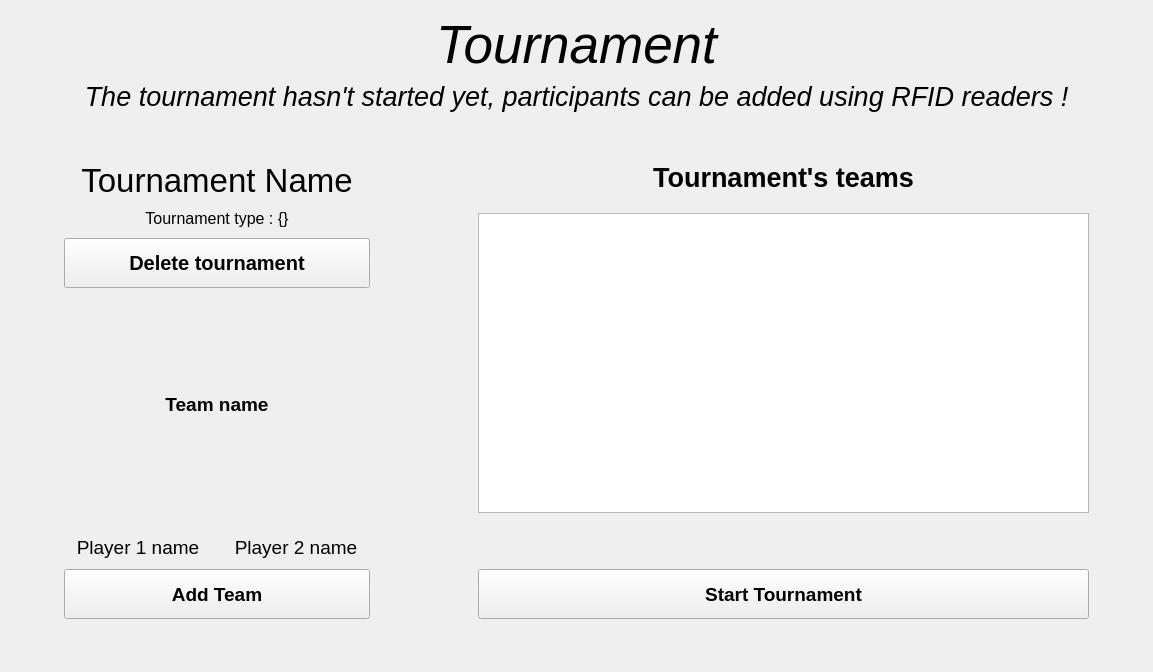
<?xml version="1.0" encoding="UTF-8"?>
<ui version="4.0">
 <class>Form</class>
 <widget class="QWidget" name="Form">
  <property name="geometry">
   <rect>
    <x>0</x>
    <y>0</y>
    <width>1153</width>
    <height>672</height>
   </rect>
  </property>
  <property name="windowTitle">
   <string>Form</string>
  </property>
  <property name="styleSheet">
   <string notr="true">QRadioButton {
	border: 2px solid rgb(74, 74, 107);
	border-radius: 10px;
	border-color: rgb(74, 74, 107);
}

QRadioButton::checked {
    background-color: rgba(44, 44, 63, 240);
}

QRadioButton::indicator {
    background-color: transparent;
    border: 0px solid transparent;
}</string>
  </property>
  <layout class="QVBoxLayout" name="verticalLayout">
   <property name="leftMargin">
    <number>15</number>
   </property>
   <property name="topMargin">
    <number>15</number>
   </property>
   <property name="rightMargin">
    <number>15</number>
   </property>
   <property name="bottomMargin">
    <number>9</number>
   </property>
   <item>
    <widget class="QLabel" name="label">
     <property name="sizePolicy">
      <sizepolicy hsizetype="Preferred" vsizetype="Fixed">
       <horstretch>0</horstretch>
       <verstretch>0</verstretch>
      </sizepolicy>
     </property>
     <property name="font">
      <font>
       <pointsize>40</pointsize>
       <weight>50</weight>
       <italic>true</italic>
       <bold>false</bold>
      </font>
     </property>
     <property name="text">
      <string>Tournament</string>
     </property>
     <property name="alignment">
      <set>Qt::AlignCenter</set>
     </property>
    </widget>
   </item>
   <item>
    <widget class="QLabel" name="subtitle">
     <property name="font">
      <font>
       <pointsize>20</pointsize>
       <italic>true</italic>
      </font>
     </property>
     <property name="text">
      <string>The tournament hasn't started yet, participants can be added using RFID readers !</string>
     </property>
     <property name="alignment">
      <set>Qt::AlignCenter</set>
     </property>
    </widget>
   </item>
   <item>
    <spacer name="verticalSpacer_2">
     <property name="orientation">
      <enum>Qt::Vertical</enum>
     </property>
     <property name="sizeHint" stdset="0">
      <size>
       <width>20</width>
       <height>40</height>
      </size>
     </property>
    </spacer>
   </item>
   <item>
    <widget class="QWidget" name="mainLayout" native="true">
     <property name="enabled">
      <bool>true</bool>
     </property>
     <property name="sizePolicy">
      <sizepolicy hsizetype="Expanding" vsizetype="Expanding">
       <horstretch>0</horstretch>
       <verstretch>0</verstretch>
      </sizepolicy>
     </property>
     <layout class="QHBoxLayout" name="horizontalLayout" stretch="0,3,1,6,0">
      <item>
       <spacer name="horizontalSpacer_2">
        <property name="orientation">
         <enum>Qt::Horizontal</enum>
        </property>
        <property name="sizeHint" stdset="0">
         <size>
          <width>40</width>
          <height>20</height>
         </size>
        </property>
       </spacer>
      </item>
      <item>
       <layout class="QVBoxLayout" name="verticalLayout_3">
        <property name="spacing">
         <number>10</number>
        </property>
        <property name="sizeConstraint">
         <enum>QLayout::SetDefaultConstraint</enum>
        </property>
        <item>
         <widget class="QLabel" name="tnName">
          <property name="maximumSize">
           <size>
            <width>500</width>
            <height>16777215</height>
           </size>
          </property>
          <property name="font">
           <font>
            <pointsize>25</pointsize>
            <italic>false</italic>
           </font>
          </property>
          <property name="text">
           <string>Tournament Name</string>
          </property>
          <property name="alignment">
           <set>Qt::AlignCenter</set>
          </property>
          <property name="wordWrap">
           <bool>false</bool>
          </property>
         </widget>
        </item>
        <item>
         <widget class="QLabel" name="tnType">
          <property name="font">
           <font>
            <pointsize>12</pointsize>
           </font>
          </property>
          <property name="text">
           <string>Tournament type : {}</string>
          </property>
          <property name="alignment">
           <set>Qt::AlignCenter</set>
          </property>
         </widget>
        </item>
        <item>
         <widget class="QPushButton" name="deleteAccount">
          <property name="minimumSize">
           <size>
            <width>0</width>
            <height>50</height>
           </size>
          </property>
          <property name="font">
           <font>
            <pointsize>15</pointsize>
            <weight>75</weight>
            <bold>true</bold>
           </font>
          </property>
          <property name="text">
           <string>Delete tournament</string>
          </property>
         </widget>
        </item>
        <item>
         <spacer name="verticalSpacer_4">
          <property name="orientation">
           <enum>Qt::Vertical</enum>
          </property>
          <property name="sizeHint" stdset="0">
           <size>
            <width>20</width>
            <height>40</height>
           </size>
          </property>
         </spacer>
        </item>
        <item>
         <widget class="QLabel" name="teamName">
          <property name="font">
           <font>
            <pointsize>14</pointsize>
            <weight>75</weight>
            <bold>true</bold>
           </font>
          </property>
          <property name="text">
           <string>Team name</string>
          </property>
          <property name="alignment">
           <set>Qt::AlignCenter</set>
          </property>
         </widget>
        </item>
        <item>
         <layout class="QHBoxLayout" name="horizontalLayout_2">
          <item>
           <widget class="QWidget" name="photo1" native="true">
            <property name="sizePolicy">
             <sizepolicy hsizetype="Fixed" vsizetype="Fixed">
              <horstretch>0</horstretch>
              <verstretch>0</verstretch>
             </sizepolicy>
            </property>
            <property name="minimumSize">
             <size>
              <width>100</width>
              <height>100</height>
             </size>
            </property>
            <property name="styleSheet">
             <string notr="true">border-image: url(:/ui/img/placeholder_head.jpg);</string>
            </property>
           </widget>
          </item>
          <item>
           <widget class="QWidget" name="photo2" native="true">
            <property name="sizePolicy">
             <sizepolicy hsizetype="Fixed" vsizetype="Fixed">
              <horstretch>0</horstretch>
              <verstretch>0</verstretch>
             </sizepolicy>
            </property>
            <property name="minimumSize">
             <size>
              <width>100</width>
              <height>100</height>
             </size>
            </property>
            <property name="styleSheet">
             <string notr="true">border-image: url(:/ui/img/placeholder_head.jpg);</string>
            </property>
           </widget>
          </item>
         </layout>
        </item>
        <item>
         <layout class="QHBoxLayout" name="horizontalLayout_3">
          <item>
           <widget class="QLabel" name="fname1">
            <property name="font">
             <font>
              <pointsize>14</pointsize>
             </font>
            </property>
            <property name="text">
             <string>Player 1 name</string>
            </property>
            <property name="alignment">
             <set>Qt::AlignCenter</set>
            </property>
           </widget>
          </item>
          <item>
           <widget class="QLabel" name="fname2">
            <property name="font">
             <font>
              <pointsize>14</pointsize>
             </font>
            </property>
            <property name="text">
             <string>Player 2 name</string>
            </property>
            <property name="alignment">
             <set>Qt::AlignCenter</set>
            </property>
           </widget>
          </item>
         </layout>
        </item>
        <item>
         <widget class="QPushButton" name="btnAddTeam">
          <property name="minimumSize">
           <size>
            <width>0</width>
            <height>50</height>
           </size>
          </property>
          <property name="font">
           <font>
            <pointsize>14</pointsize>
            <weight>75</weight>
            <bold>true</bold>
           </font>
          </property>
          <property name="focusPolicy">
           <enum>Qt::ClickFocus</enum>
          </property>
          <property name="text">
           <string>Add Team</string>
          </property>
         </widget>
        </item>
       </layout>
      </item>
      <item>
       <spacer name="horizontalSpacer">
        <property name="orientation">
         <enum>Qt::Horizontal</enum>
        </property>
        <property name="sizeHint" stdset="0">
         <size>
          <width>40</width>
          <height>20</height>
         </size>
        </property>
       </spacer>
      </item>
      <item>
       <layout class="QVBoxLayout" name="verticalLayout_2">
        <property name="spacing">
         <number>20</number>
        </property>
        <property name="sizeConstraint">
         <enum>QLayout::SetDefaultConstraint</enum>
        </property>
        <item>
         <widget class="QLabel" name="label_4">
          <property name="font">
           <font>
            <pointsize>20</pointsize>
            <weight>75</weight>
            <bold>true</bold>
           </font>
          </property>
          <property name="text">
           <string>Tournament's teams</string>
          </property>
          <property name="alignment">
           <set>Qt::AlignCenter</set>
          </property>
         </widget>
        </item>
        <item>
         <widget class="QListWidget" name="teamList">
          <property name="minimumSize">
           <size>
            <width>0</width>
            <height>300</height>
           </size>
          </property>
          <property name="styleSheet">
           <string notr="true">color: rgb(63, 63, 63);</string>
          </property>
         </widget>
        </item>
        <item>
         <spacer name="verticalSpacer_3">
          <property name="orientation">
           <enum>Qt::Vertical</enum>
          </property>
          <property name="sizeHint" stdset="0">
           <size>
            <width>20</width>
            <height>40</height>
           </size>
          </property>
         </spacer>
        </item>
        <item>
         <widget class="QPushButton" name="pushButton">
          <property name="minimumSize">
           <size>
            <width>0</width>
            <height>50</height>
           </size>
          </property>
          <property name="font">
           <font>
            <pointsize>14</pointsize>
            <weight>75</weight>
            <bold>true</bold>
           </font>
          </property>
          <property name="text">
           <string>Start Tournament</string>
          </property>
         </widget>
        </item>
       </layout>
      </item>
      <item>
       <spacer name="horizontalSpacer_3">
        <property name="orientation">
         <enum>Qt::Horizontal</enum>
        </property>
        <property name="sizeHint" stdset="0">
         <size>
          <width>40</width>
          <height>20</height>
         </size>
        </property>
       </spacer>
      </item>
     </layout>
    </widget>
   </item>
   <item>
    <spacer name="verticalSpacer">
     <property name="orientation">
      <enum>Qt::Vertical</enum>
     </property>
     <property name="sizeHint" stdset="0">
      <size>
       <width>20</width>
       <height>40</height>
      </size>
     </property>
    </spacer>
   </item>
  </layout>
 </widget>
 <resources>
  <include location="assets.qrc"/>
 </resources>
 <connections/>
</ui>
